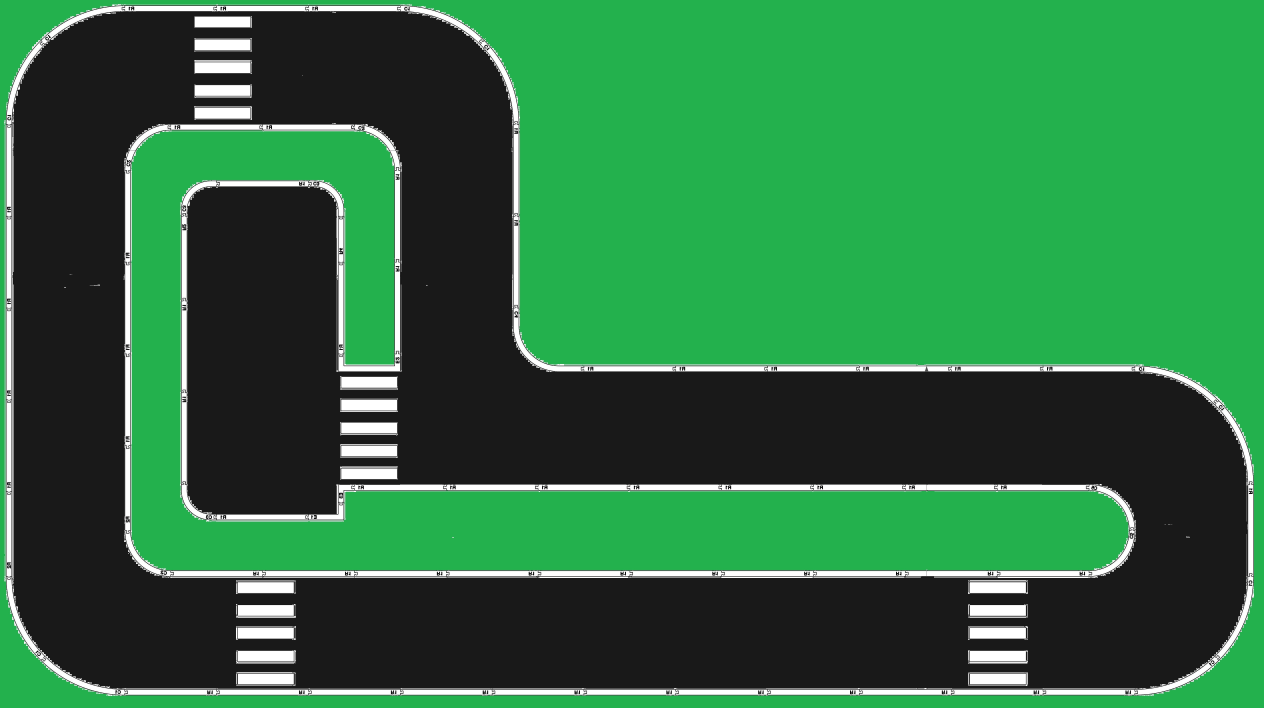
#> input picture pistacup/worlds/pista.jpg, 5056 x 2832 px, given in place of the camera (shown at 1/4 size)
$ python visaobraba.py
#> lines starting #> are read from the running program, lines starting #| are printed output that depends on the picture; after the words box and inside, x2 and y2 are one past the last pixel; in counts of white or black regions, pixels touching at a corner belong together
import cv2
import numpy as np
print("Versão", cv2.__version__)

webcam = cv2.VideoCapture(0)

xInicial=0
yInicial=0

xFinal = 500
yFinal = 500

# webcam.set(cv2.CAP_PROP_FRAME_WIDTH, 1280)
# webcam.set(cv2.CAP_PROP_FRAME_HEIGHT, 720)

while(True):
    conectou, image = webcam.read()
#> image is the input picture: shape (2832, 5056, 3); mean B, G, R 63.9, 110.9, 44.1

    height, width = image.shape[:2]
#> height = 2832; width = 5056
    print(height, width)
#| 2832 5056

    # [6 lines of commented-out code are left out]
    gray = cv2.cvtColor(image, cv2.COLOR_RGB2GRAY)
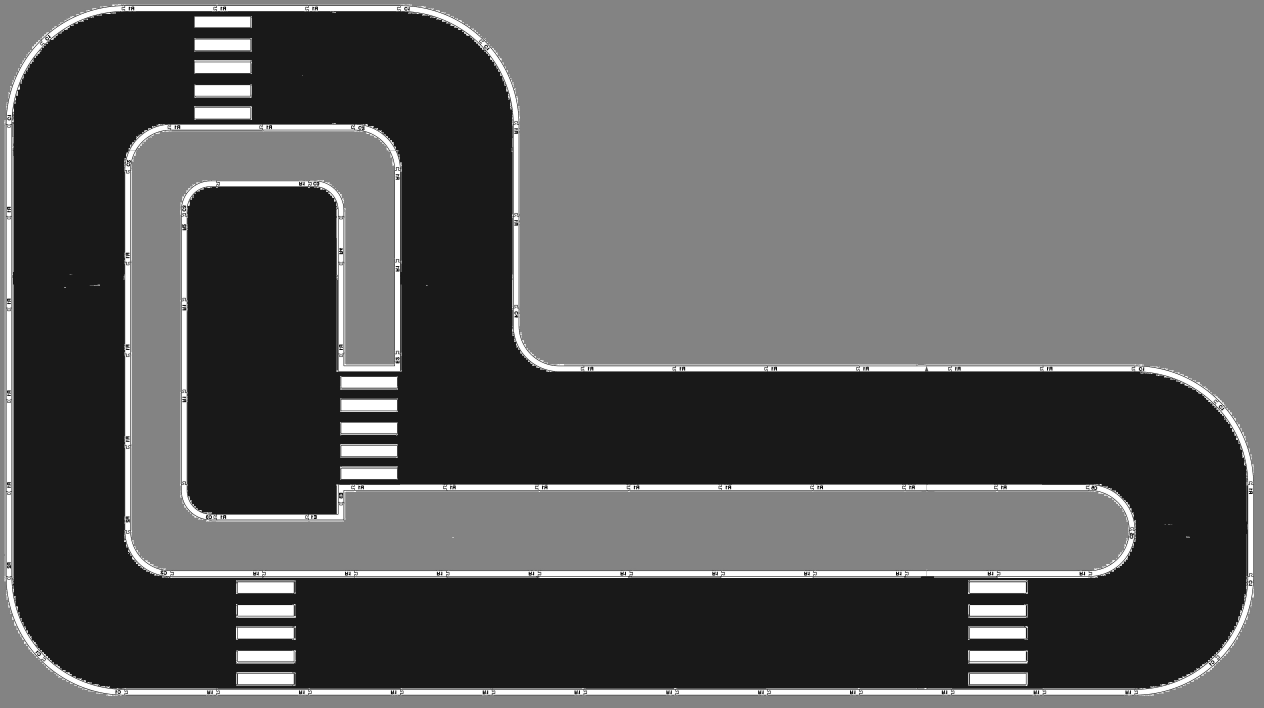
#> gray: shape (2832, 5056) (shown at 1/4 size); min 0, max 255, mean 89.3
    kernel_size = 5
    blur_gray = cv2.GaussianBlur(gray,(kernel_size, kernel_size), 0)
    low_threshold = 50
    high_threshold = 150
    edges = cv2.Canny(blur_gray, low_threshold, high_threshold)
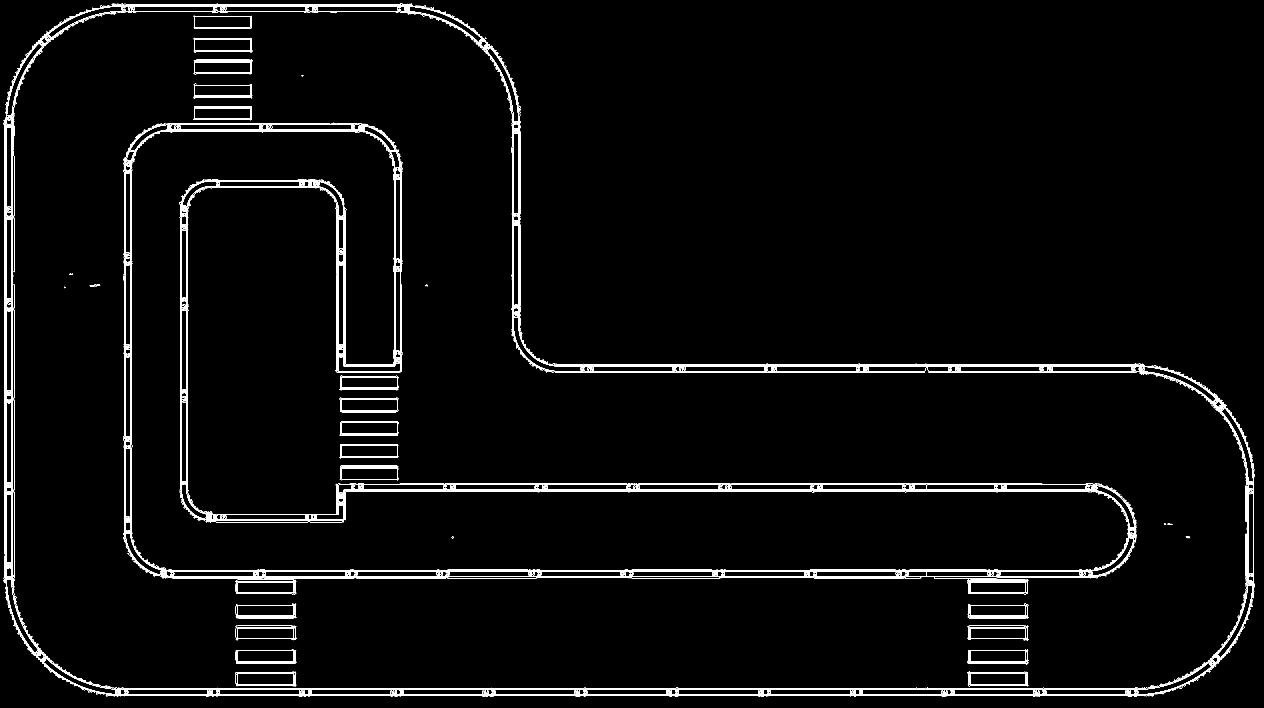
#> edges: shape (2832, 5056) (shown at 1/4 size); 1.5% white in thin lines or dots


    # Next we'll create a masked edges image using cv2.fillPoly()
    mask = np.zeros_like(edges)
    ignore_mask_color = 255

    # This time we are defining a four sided polygon to mask
    imshape = image.shape
#> imshape = (2832, 5056, 3)
    vertices = np.array([[(0,imshape[0]),(450, 290), (490, 290), (imshape[1],imshape[0])]], dtype=np.int32)
    cv2.fillPoly(mask, vertices, ignore_mask_color)
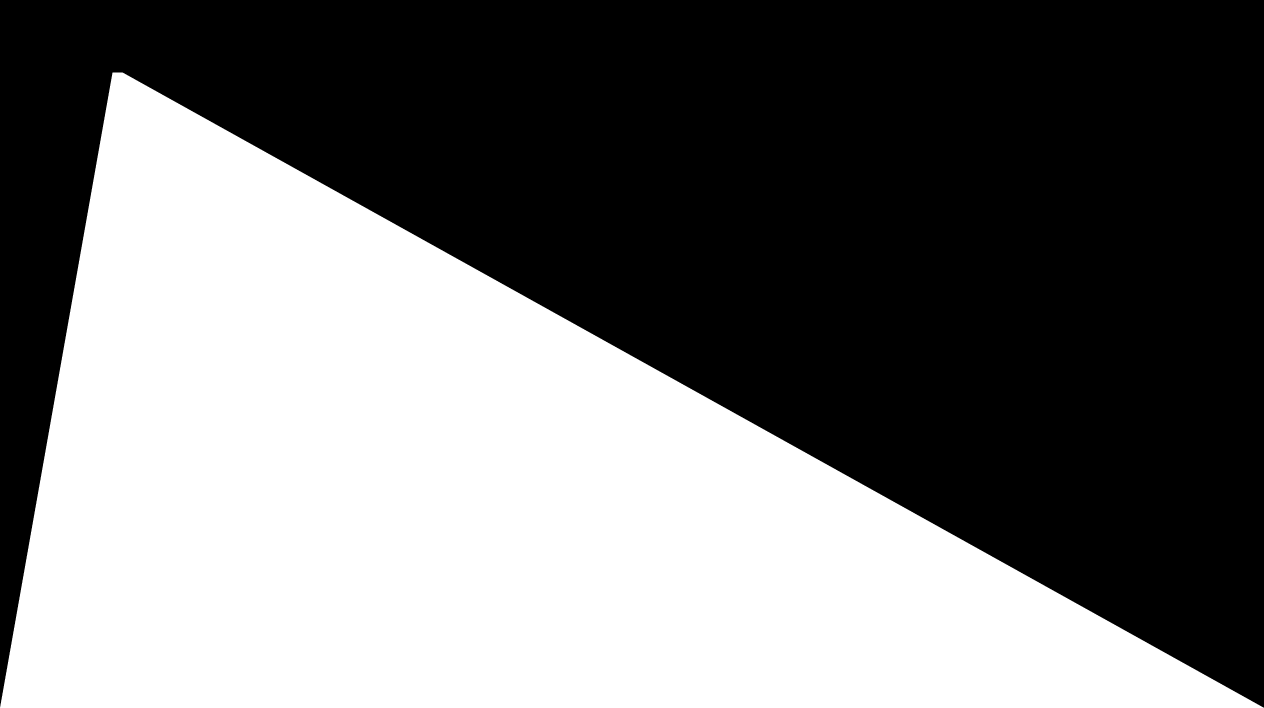
#> mask: shape (2832, 5056) (shown at 1/4 size); 45.3% white; 1 white region, box (x1, y1, x2, y2) and area: (0, 290, 5056, 2832) 6479299
    masked_edges = cv2.bitwise_and(edges, mask)
#> masked_edges: shape (2832, 5056); 0.92% white in thin lines or dots, all inside (x1, y1, x2, y2) = (59, 450, 4817, 2785)

    # Define the Hough transform parameters
    # Make a blank the same size as our image to draw on
    rho = 2
    theta = np.pi/180
    threshold = 15
    min_line_length = 40
    max_line_gap = 20
    line_image = np.copy(image)*0 #creating a blank to draw lines on
#> line_image: shape (2832, 5056, 3); every value is 0

    # Run Hough on edge detected image
    lines = cv2.HoughLinesP(masked_edges, rho, theta, threshold, np.array([]),
                                min_line_length, max_line_gap)
#> lines = 887 rows, first 6: [652, 2281, 4067, 2281], [424, 2781, 4615, 2781], [487, 2759, 4551, 2759], [647, 2307, 3684, 2307], [1602, 1937, 3271, 1937], [424, 2753, 4586, 2753]

    # Iterate over the output "lines" and draw lines on the blank
    for line in lines:
        for x1,y1,x2,y2 in line:
            cv2.line(line_image,(x1,y1),(x2,y2),(0,0,255),10)
#> this loop made 887 passes

    # Create a "color" binary image to combine with line image
    color_edges = np.dstack((masked_edges, masked_edges, masked_edges))

    # Draw the lines on the edge image
    combo = cv2.addWeighted(color_edges, 0.8, line_image, 1, 0)
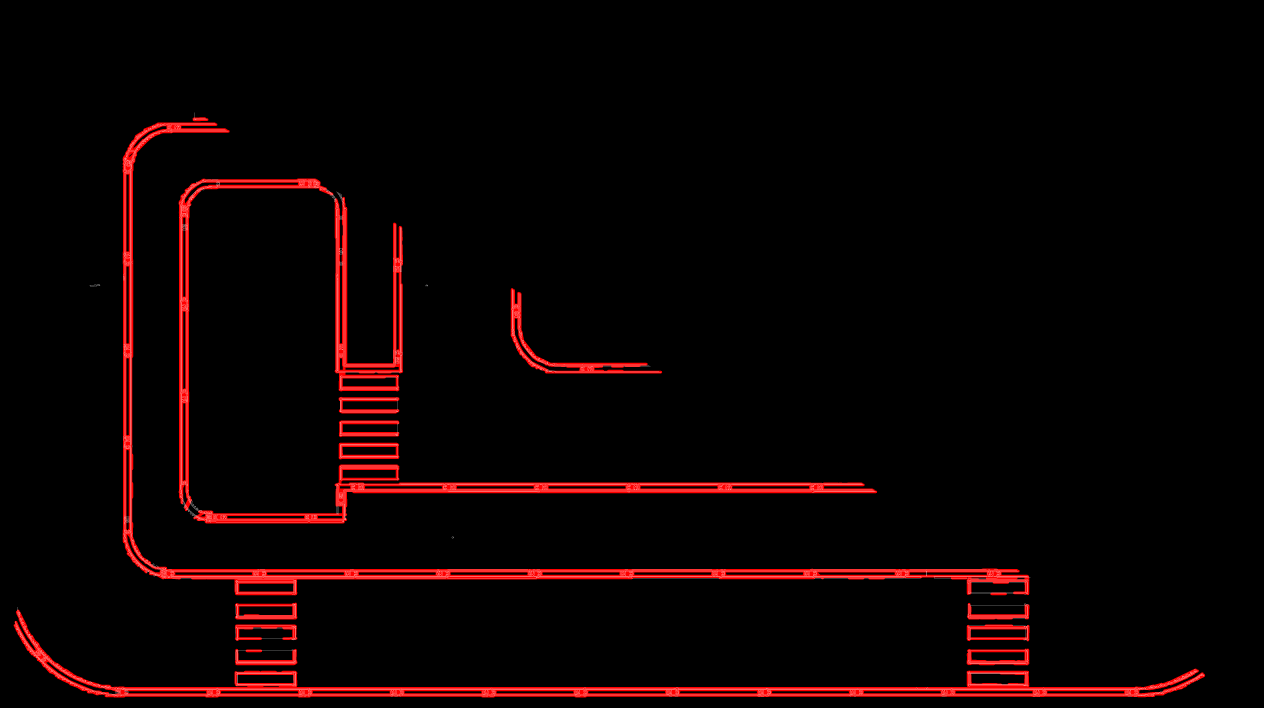
#> combo: shape (2832, 5056, 3) (shown at 1/4 size); mean of channels 0, 1, 2 1.9, 1.9, 12.7; drawn as B, G, R

    cv2.imshow("Imagem", combo)

    teclou = cv2.waitKey(1) & 0xff
#> (key q is pressed here)
    if teclou == ord('q') or teclou == 27:
        break

webcam.release()
cv2.destroyAllWindows()
